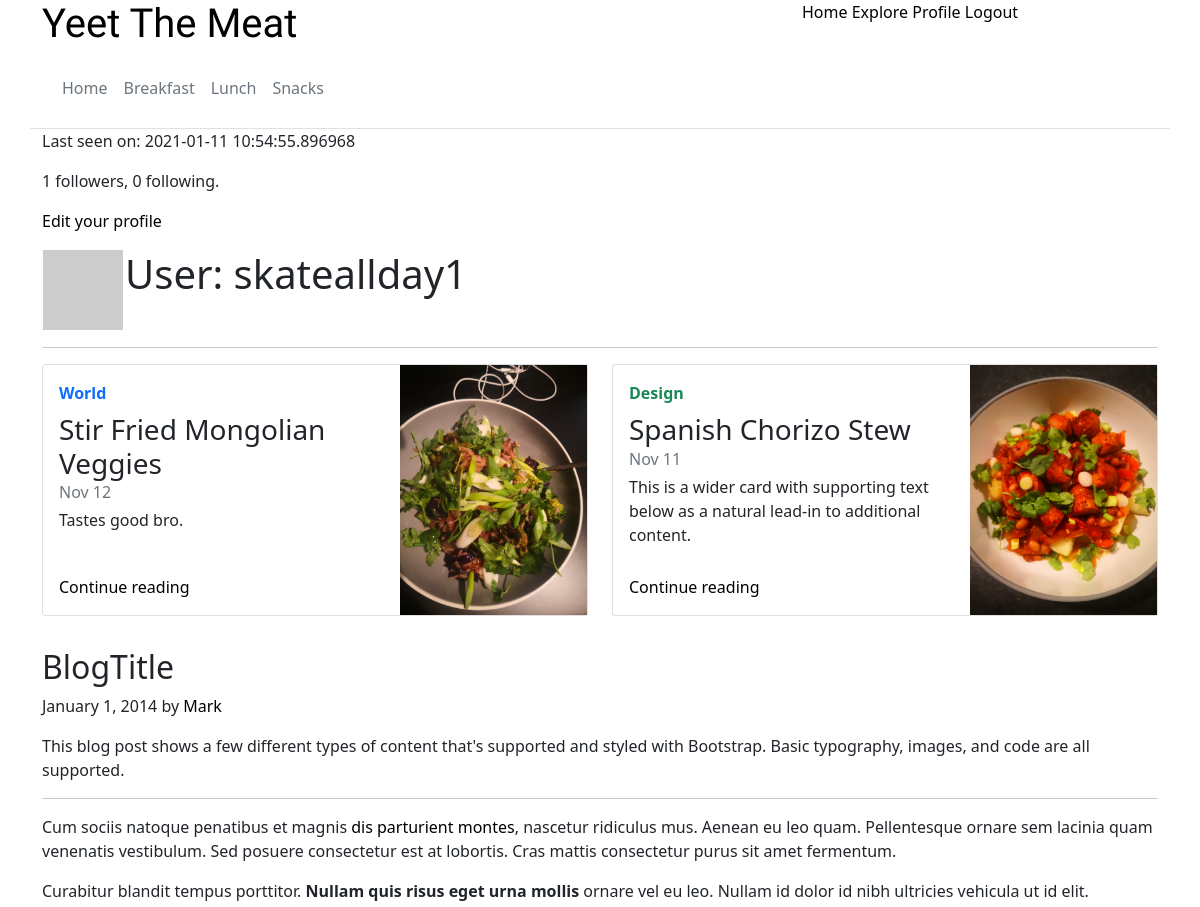
/user/skateallday1 (signed in, upper part), run on an earlier commit of the app's database.
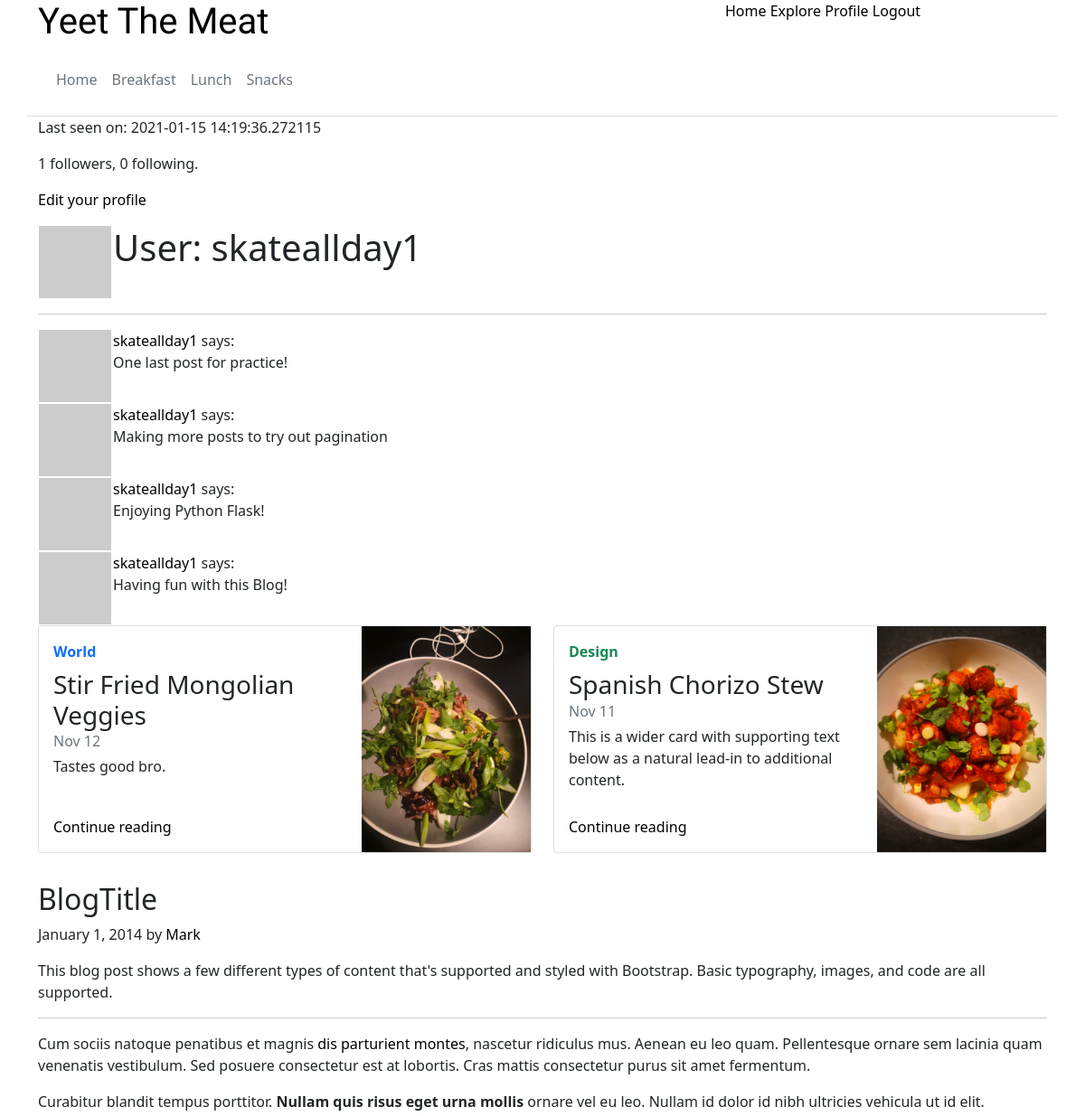
And on a later commit of the database.
### app/models.py (models this page shows, shortened)
class User(UserMixin, db.Model):
    id = db.Column(db.Integer, primary_key=True)
    username = db.Column(db.String(64), index=True, unique=True)
    email = db.Column(db.String(120), index=True, unique=True)
    password_hash = db.Column(db.String(128))
    posts = db.relationship('Post', backref='author', lazy='dynamic')
    about_me = db.Column(db.String(140))
    last_seen = db.Column(db.DateTime, default=datetime.utcnow)
    followed = db.relationship(
        'User', secondary=followers,
        primaryjoin=(followers.c.follower_id == id),
        secondaryjoin=(followers.c.followed_id == id),
        backref=db.backref('followers', lazy='dynamic'), lazy='dynamic')
    def avatar(self, size):
        digest = md5(self.email.lower().encode('utf-8')).hexdigest()
        return 'https://www.gravatar.com/avatar/{}?d=identicon&s={}'.format(
            digest, size)

class Post(db.Model):
    id = db.Column(db.Integer, primary_key=True)
    body = db.Column(db.String(140))
    timestamp = db.Column(db.DateTime, index=True, default=datetime.utcnow)
    user_id = db.Column(db.Integer, db.ForeignKey('user.id'))

### app/routes.py (the view)
@app.route('/user/<username>')
@login_required
def user(username):
        user = User.query.filter_by(username=username).first_or_404()
        page = request.args.get('page', 1, type=int)
        posts = user.posts.order_by(Post.timestamp.desc()).paginate(
                page, app.config['POST_PER_PAGE'], False)
        next_url = url_for('user', username = user.username, page=posts.next_num) \
                if posts.has_next else None
        prev_url = url_for('user', username = user.username, page=posts.prev_num) \
                if posts.has_prev else None
        form = EmptyForm()
        return render_template('user.html', user=user, posts=posts.items,
                                form=form, next_url=next_url, prev_url=prev_url)

### app/models.py (called while the page is built)
@login.user_loader
def load_user(id):
    return User.query.get(int(id))

### app/routes.py (called while the page is built)
@app.before_request
def before_request():
        if current_user.is_authenticated:
                current_user.last_seen = datetime.utcnow()
                db.session.commit()

### app/templates/user.html (shortened to what this page needs)
{% extends "template.html" %}
{% block content %}
    <table>
        <tr valign="top">
            <td><img src="{{user.avatar(128)}}"></td>
            <td><h1>User: {{ user.username }}</h1></td>
            {% if user.last_seen %}<p>Last seen on: {{ user.last_seen }}</p>{% endif %}
            <p>{{ user.followers.count() }} followers, {{ user.followed.count() }} following.</p>
            {% if user == current_user %}
            <p><a href="{{ url_for('edit_profile') }}">Edit your profile</a></p>
            {% endif %}
        </tr>
    </table>
    <hr>
    {% for post in posts %}
        {% include '_post.html' %}
    {% endfor %}
{% endblock %}

### app/templates/_post.html
<table>
    <tr valign="top">
        <td><img src="{{ post.author.avatar(36) }}"></td>
        <td>
            <a href="{{ url_for('user', username=post.author.username)}}">
                {{ post.author.username }}
            </a>
            says:<br>{{ post.body}}</td>
    </tr>
</table>

What changed in the data, as far as the page shows it:
changed User "skateallday1": last_seen "2021-01-11 10:54:55.896968" → "2021-01-15 14:19:36.272115"
added Post: author.username "skateallday1", body "One last post for practice!"
added Post: author.username "skateallday1", body "Making more posts to try out pagination"
added Post: author.username "skateallday1", body "Enjoying Python Flask!"
added Post: author.username "skateallday1", body "Having fun with this Blog!"
